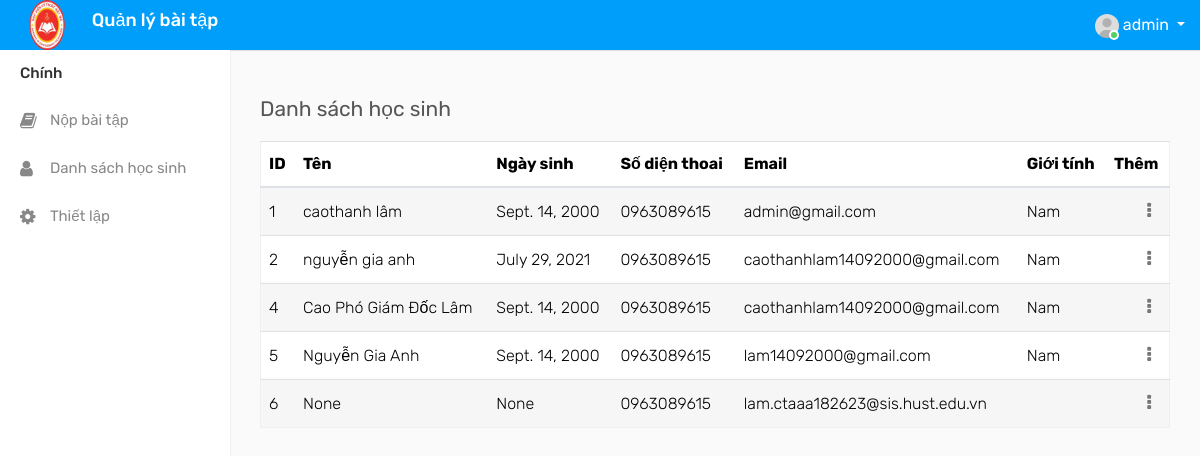
The app's page /dshocsinh/ (signed in) with its own data.
### user/models.py (models this page shows, shortened)
class Nguoidung(models.Model):
    ten = models.CharField(max_length=50, null=True)
    user = models.OneToOneField(User, on_delete=models.CASCADE)
    sex_choice = (('Nam', 'Nam'), ('Nữ', 'Nữ'))
    gioitinh = models.CharField(max_length=10, choices=sex_choice, default='', null=True)
    ngaysinh = models.DateField(null=True)
    phone = models.CharField(max_length=15, null=True,)

### user/decorator.py (the view)
    def wrapper_function(request, *args, **kwargs):
        group = None
        if request.user.groups.exists():
            group = request.user.groups.all()[0].name
        if group == 'hocsinh':
            messages.success(request, 'Bạn không có quyền truy cập')
            return redirect('user:home')
        if group == 'admin':
            return view_func(request, *args, **kwargs)

### user/decorator.py (called while the page is built)
def admin_only(view_func):
    def wrapper_function(request, *args, **kwargs):
        group = None
        if request.user.groups.exists():
            group = request.user.groups.all()[0].name
        if group == 'hocsinh':
            messages.success(request, 'Bạn không có quyền truy cập')
            return redirect('user:home')
        if group == 'admin':
            return view_func(request, *args, **kwargs)
    return wrapper_function

### user/views.py (called while the page is built)
@admin_only
@login_required(login_url="user:dangnhap")
def dshocsinh(request):
    ds=Nguoidung.objects.all()
    context = {'ds':ds}
    return render(request,'templates/dshocsinh.html',context)

### templates/templates/dshocsinh.html (shortened to what this page needs)
{% extends 'templates/index.html' %}
    {% block content %}
 			<div class="content">
                <div class="row">
                    <div class="col-sm-4 col-3">
                        <p></p><h4 class="page-title">Danh sách học sinh</h4>
                    </div>
                    <div class="col-sm-8 col-9 text-right m-b-20">
                    </div>
                </div>
				<div class="row">
					<div class="col-md-12">
						<div class="table-responsive">
							<table class="table table-border table-striped custom-table datatable mb-0">
								<thead>
									<tr>
										<th>ID</th>
										<th>Tên</th>
										<th>Ngày sinh</th>
										<th>Số diện thoai</th>
										<th>Email</th>
										<th>Giới tính</th>
										<th>Thêm</th>
									</tr>
								</thead>
								<tbody>
									{% for i in ds %}
										<tr>
											<td>{{i.id}}</td>
											<td>{{i.ten}}</td>
											<td>{{i.ngaysinh}}</td>
											<td>{{i.phone}}</td>
											<td>{{i.user.email}}</td>
											<td>{{i.gioitinh}}</td>
											<td class="text-right">
												<div class="dropdown dropdown-action">
													<a href="#" class="action-icon dropdown-toggle" data-toggle="dropdown" aria-expanded="false"><i class="fa fa-ellipsis-v"></i></a>
												</div>
											</td>
										</tr>
									{% endfor %}
								</tbody>
							</table>
						</div>
					</div>
                </div>
            </div>
    {% endblock %}

### templates/templates/index.html (shortened to what this page needs)
{% load static %}
<!DOCTYPE html>
<html lang="en">
<head>
        <link rel="stylesheet" href="https://maxcdn.bootstrapcdn.com/bootstrap/4.0.0/css/bootstrap.min.css"
>
    <link rel="stylesheet" type="text/css" href="{% static 'assets/css/bootstrap.min.css' %}">
    <link rel="stylesheet" type="text/css" href="{% static 'assets/css/font-awesome.min.css' %}">
    <link rel="stylesheet" type="text/css" href="{% static 'assets/css/style.css' %}">
</head>
<body>
    <div class="main-wrapper">
        <div class="header">
			<div class="header-left">
				<a href="{% url 'user:home' %}" class="logo">
					<img src="{% static 'assets/img/logo1.png' %}" width="70" height="70" alt=""> </i> <span><h4>Quản lý bài tập</h4></span>
				</a>
			</div>
            <ul class="nav user-menu float-right">
                <li class="nav-item dropdown has-arrow">
                    <a href="#" class="dropdown-toggle nav-link user-link" data-toggle="dropdown">
                        <span class="user-img">
							<img class="rounded-circle" src="{% static 'assets/img/user.jpg' %}" width="24" alt="Admin">
							<span class="status online"></span>
						</span>
						<span>{{request.user}}</span>
                    </a>
                </li>
            </ul>
        </div>
        <div class="sidebar" id="sidebar">
            <div class="sidebar-inner slimscroll">
                <div id="sidebar-menu" class="sidebar-menu">
                    <ul>
                       <li class="menu-title">Chính</li>
						<li>
                            <a href="{% url 'user:nopbaitap' %}"><i class="fa fa-book" aria-hidden="true"></i> <span>Nộp bài tập</span></a>
                        </li>
                        <li>
							<a href="{% url 'user:danhsachhocsinh' %}"><i class="fa fa-user"aria-hidden="true"></i> <span>Danh sách học sinh </span> </a>
						</li>
                        <li>
                            <a href=""><i class="fa fa-cog"></i> <span>Thiết lập</span></a>
                        </li>
                    </ul>
                </div>
            </div>
        </div>
        <div class="page-wrapper">
            <div class="content">
                {% block content %}
                {% endblock %}
            </div>
            </div>
        </div>
</body>
</html>

### records on screen
Nguoidung: id "1", ten "caothanh lâm", ngaysinh "Sept. 14, 2000", phone "0963089615", user.email "admin@gmail.com", gioitinh "Nam"
Nguoidung: id "2", ten "nguyễn gia anh", ngaysinh "July 29, 2021", phone "0963089615", user.email "caothanhlam14092000@gmail.com", gioitinh "Nam"
Nguoidung: id "4", ten "Cao Phó Giám Đốc Lâm", ngaysinh "Sept. 14, 2000", phone "0963089615", user.email "caothanhlam14092000@gmail.com", gioitinh "Nam"
Nguoidung: id "5", ten "Nguyễn Gia Anh", ngaysinh "Sept. 14, 2000", phone "0963089615", user.email "lam14092000@gmail.com", gioitinh "Nam"
Nguoidung: id "6", ten "None", ngaysinh "None", phone "0963089615", user.email "lam.ctaaa182623@sis.hust.edu.vn"

### other values on screen
{{ request.user }} "admin"
